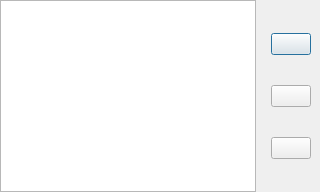
<?xml version="1.0" encoding="UTF-8"?>
<ui version="4.0">
 <class>LyricsProvidersDialog</class>
 <widget class="QDialog" name="LyricsProvidersDialog">
  <property name="windowTitle">
   <string>Lyrics providers</string>
  </property>
  <property name="minimumHeight">
   <number>800</number>
  </property>
  <layout class="QGridLayout" name="mainLayout">
   <property name="margin">
    <number>0</number>
   </property>
   <item row="0" column="0">
    <widget class="QListWidget" name="providersList">
     <property name="editTriggers">
      <set>QAbstractItemView::NoEditTriggers</set>
     </property>
     <property name="alternatingRowColors">
      <bool>true</bool>
     </property>
     <property name="uniformItemSizes">
      <bool>true</bool>
     </property>
    </widget>
   </item>
   <item row="0" column="1">
    <widget class="QWidget" name="controlsWidget">
     <layout class="QVBoxLayout" name="controlsLayout">
      <item>
       <widget class="QPushButton" name="upButton"/>
      </item>
      <item>
       <widget class="QPushButton" name="checkButton">
        <property name="checkable">
         <bool>true</bool>
        </property>
       </widget>
      </item>
      <item>
       <widget class="QPushButton" name="downButton"/>
      </item>
     </layout>
    </widget>
   </item>
  </layout>
 </widget>
 <resources/>
 <connections/>
</ui>
